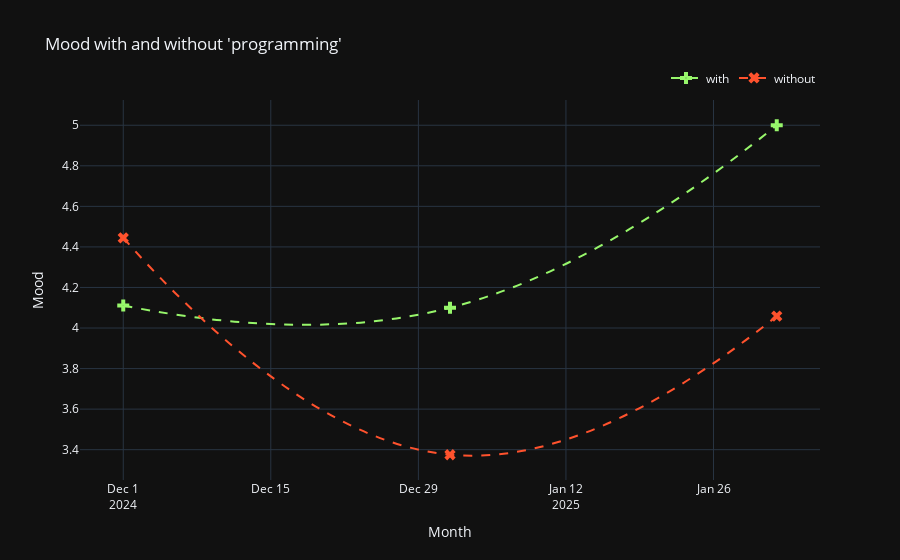

This figure's notebook cell:
### Code cell
df.mood_change_activity("programming")

### Figure 1 — Plotly figure (JSON) as saved in the notebook; plotly's stock layout.template omitted (floating-point values rounded to 4 significant figures)
{"data": [{"line": {"dash": "dash", "shape": "spline", "smoothing": 1.3}, "marker": {"color": "#97F66B", "size": 10, "symbol": "cross-dot"}, "mode": "lines+markers", "name": "with", "type": "scatter", "x": ["2024-12-01", "2025-01-01", "2025-02-01"], "y": [4.111, 4.1, 5]}, {"line": {"dash": "dash", "shape": "spline", "smoothing": 1.3}, "marker": {"color": "#FF522D", "size": 10, "symbol": "x-dot"}, "mode": "lines+markers", "name": "without", "type": "scatter", "x": ["2024-12-01", "2025-01-01", "2025-02-01"], "y": [4.444, 3.375, 4.059]}], "layout": {"legend": {"orientation": "h", "x": 1, "xanchor": "right", "y": 1.02, "yanchor": "bottom"}, "title": {"text": "Mood with and without 'programming'"}, "xaxis": {"title": {"text": "Month"}}, "yaxis": {"title": {"text": "Mood"}}}}
